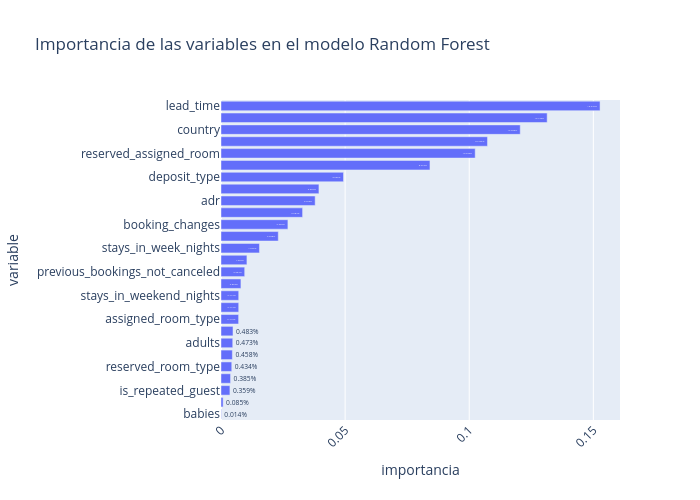

This figure's notebook cell:
### Code cell
# Visualización de la importancia de las variables
fig = px.bar(
    df_importances_rf,
    x='importancia',
    y='variable',
    text='importancia',
    text_auto=".3%",
    title='Importancia de las variables en el modelo Random Forest',
    labels={'x': 'Importancia', 'y': 'Variable'},
    width=700, height=500
)
fig.update_layout(xaxis_tickangle=-45)
fig.show()

### Figure 1 — Plotly figure (JSON) as saved in the notebook; plotly's stock layout.template omitted (floating-point values rounded to 4 significant figures)
{"data": [{"hovertemplate": "importancia=%{text}<br>variable=%{y}<extra></extra>", "legendgroup": "", "marker": {"color": "#636efa", "pattern": {"shape": ""}}, "name": "", "orientation": "h", "showlegend": false, "text": [0.0001375, 0.0008524, 0.003594, 0.003847, 0.004335, 0.004577, 0.004731, 0.00483, 0.007097, 0.007137, 0.007139, 0.008029, 0.009543, 0.01045, 0.01549, 0.02308, 0.02695, 0.03287, 0.03793, 0.03945, 0.04934, 0.08418, 0.1024, 0.1074, 0.1205, 0.1314, 0.1527], "textposition": "auto", "texttemplate": "%{x:.3%}", "type": "bar", "x": [0.0001375, 0.0008524, 0.003594, 0.003847, 0.004335, 0.004577, 0.004731, 0.00483, 0.007097, 0.007137, 0.007139, 0.008029, 0.009543, 0.01045, 0.01549, 0.02308, 0.02695, 0.03287, 0.03793, 0.03945, 0.04934, 0.08418, 0.1024, 0.1074, 0.1205, 0.1314, 0.1527], "xaxis": "x", "y": ["babies", "days_in_waiting_list", "is_repeated_guest", "children", "reserved_room_type", "meal", "adults", "arrival_date_day_of_month", "assigned_room_type", "arrival_date_month", "stays_in_weekend_nights", "hotel", "previous_bookings_not_canceled", "agent_known", "stays_in_week_nights", "distribution_channel", "booking_changes", "customer_type", "adr", "previous_cancellations", "deposit_type", "required_car_parking_spaces", "reserved_assigned_room", "total_of_special_requests", "country", "market_segment", "lead_time"], "yaxis": "y"}], "layout": {"barmode": "relative", "height": 500, "legend": {"tracegroupgap": 0}, "title": {"text": "Importancia de las variables en el modelo Random Forest"}, "width": 700, "xaxis": {"anchor": "y", "domain": [0, 1], "tickangle": -45, "title": {"text": "importancia"}}, "yaxis": {"anchor": "x", "domain": [0, 1], "title": {"text": "variable"}}}}
